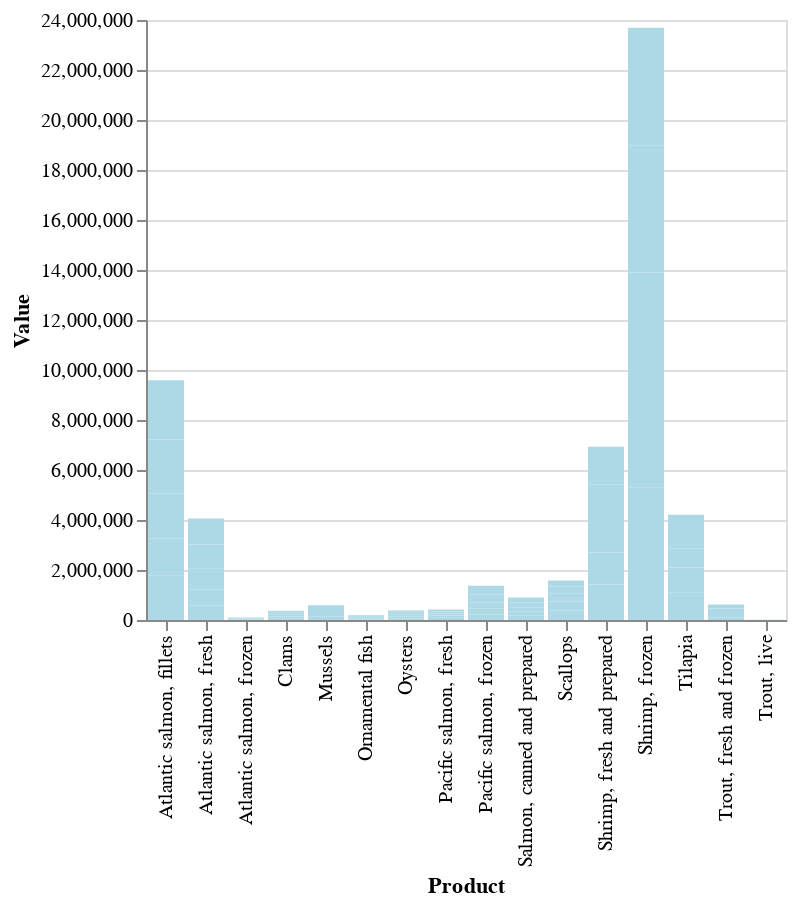

Write notebook code for a chart like this one.
### Markdown cell above
- This gives us a template for then choosing which year gets shown by using a dropdown list of the years and allowing interaction to choose one from the list which is then shown in the visualisation. 

- To do that we need to define a dropdown set of options, and a 'binding' to bind those options to a selection from a particular data field. 
- To make it all work together we then need to add the function `.add_params()` to add our binding to the chart. 

Here we also now let the transform filter use the selection we pick, so that the dropdown has the effect we want of picking out the year that gets drawn in the visualisation:

### Code cell
# Define a dropdown menu binding with year options.
year_dropdown = alt.binding_select(options=['2014', '2015', '2016', '2017', '2018'])

# Create a selection object for a single item, bound to the dropdown menu.
year_select = alt.selection_single(
    fields=['Years'],    # Selection based on the 'Years' field.
    bind=year_dropdown,  # Bind the selection to the dropdown options.
    name='Select'        # Name the selection 'Select'.
)

# Create a bar chart using the 'fish' DataFrame.
chart = alt.Chart(fish).transform_fold(
    ['2014', '2015', '2016', '2017', '2018'],  # Transform data from wide to long format.
    as_=['Years', 'Value']  # Rename the transformed columns to 'Years' and 'Year'.
).mark_bar(color='lightblue').encode(
    x=alt.X('Product:N'),  # Encode the x-axis with categorical 'Product' data.
    y=alt.Y('Value:Q')      # Encode the y-axis with quantitative 'Year' data.
).add_params(
    year_select  # Add the dropdown parameter to the chart.
).transform_filter(
    year_select  # Filter the data based on the selected year from the dropdown.
)

# Display the chart.
chart

### Figure 1 — Vega-Lite specification as saved in the notebook (floating-point values rounded to 4 significant figures)
{"config": {"view": {"continuousWidth": 300, "continuousHeight": 300}}, "data": {"name": "data-f541a6179af65bc43b7b60bcdd80dcb9"}, "mark": {"type": "bar", "color": "lightblue"}, "encoding": {"x": {"field": "Product", "type": "nominal"}, "y": {"field": "Value", "type": "quantitative"}}, "params": [{"name": "Select", "select": {"type": "point", "fields": ["Years"]}, "bind": {"input": "select", "options": ["2014", "2015", "2016", "2017", "2018"]}}], "transform": [{"fold": ["2014", "2015", "2016", "2017", "2018"], "as": ["Years", "Value"]}, {"filter": {"param": "Select"}}], "$schema": "https://vega.github.io/schema/vega-lite/v5.8.0.json", "datasets": {"data-f541a6179af65bc43b7b60bcdd80dcb9": [{"Product": "Trout, fresh and frozen", "2014": 95010.0, "2015": 104800.0, "2016": 121000.0, "2017": 135200.0, "2018": 164700.0}, {"Product": "Atlantic salmon, fresh", "2014": 568900.0, "2015": 658800.0, "2016": 842600.0, "2017": 948900.0, "2018": 1036000.0}, {"Product": "Pacific salmon, fresh ", "2014": 111500.0, "2015": 69980.0, "2016": 80010.0, "2017": 70730.0, "2018": 90320.0}, {"Product": "Atlantic salmon, frozen", "2014": 21460.0, "2015": 16360.0, "2016": 24230.0, "2017": 22490.0, "2018": 20200.0}, {"Product": "Pacific salmon, frozen ", "2014": 224300.0, "2015": 239000.0, "2016": 246200.0, "2017": 302300.0, "2018": 360700.0}, {"Product": "Atlantic salmon, fillets", "2014": 1767000.0, "2015": 1503000.0, "2016": 1795000.0, "2017": 2160000.0, "2018": 2369000.0}, {"Product": "Salmon, canned and prepared ", "2014": 167800.0, "2015": 175400.0, "2016": 166500.0, "2017": 195400.0, "2018": 198000.0}, {"Product": "Tilapia ", "2014": 1114000.0, "2015": 980700.0, "2016": 754800.0, "2017": 674500.0, "2018": 686900.0}, {"Product": "Shrimp, frozen", "2014": 5293000.0, "2015": 4151000.0, "2016": 4458000.0, "2017": 5064000.0, "2018": 4728000.0}, {"Product": "Shrimp, fresh and prepared ", "2014": 1415000.0, "2015": 1284000.0, "2016": 1246000.0, "2017": 1480000.0, "2018": 1509000.0}, {"Product": "Oysters ", "2014": 64190.0, "2015": 72020.0, "2016": 74460.0, "2017": 77820.0, "2018": 87710.0}, {"Product": "Mussels ", "2014": 128400.0, "2015": 114300.0, "2016": 119900.0, "2017": 121800.0, "2018": 102700.0}, {"Product": "Clams ", "2014": 71340.0, "2015": 71410.0, "2016": 73060.0, "2017": 72420.0, "2018": 79220.0}, {"Product": "Scallops ", "2014": 394400.0, "2015": 350200.0, "2016": 328500.0, "2017": 264500.0, "2018": 243600.0}, {"Product": "Trout, live", "2014": 800.3, "2015": 1054.0, "2016": 1082.0, "2017": 1152.0, "2018": 1635.0}, {"Product": "Ornamental fish", "2014": 33730.0, "2015": 33780.0, "2016": 38790.0, "2017": 40050.0, "2018": 45250.0}]}}
